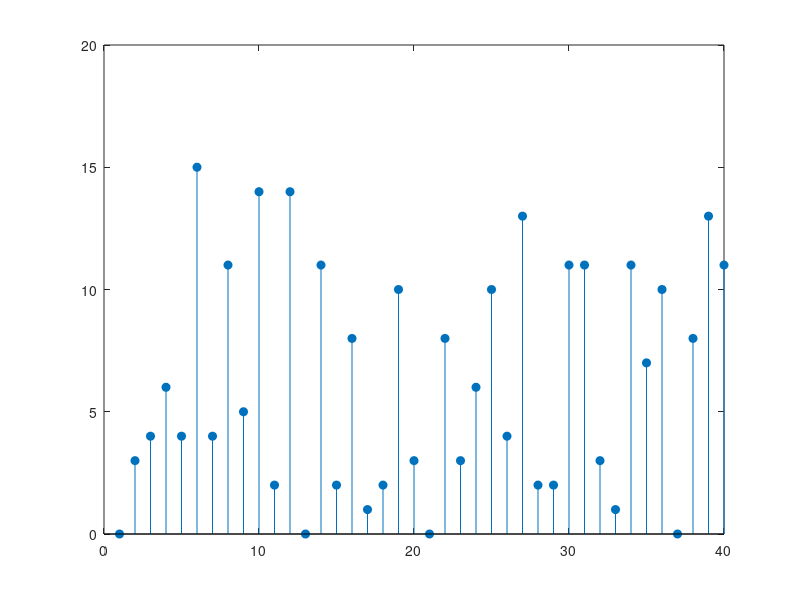
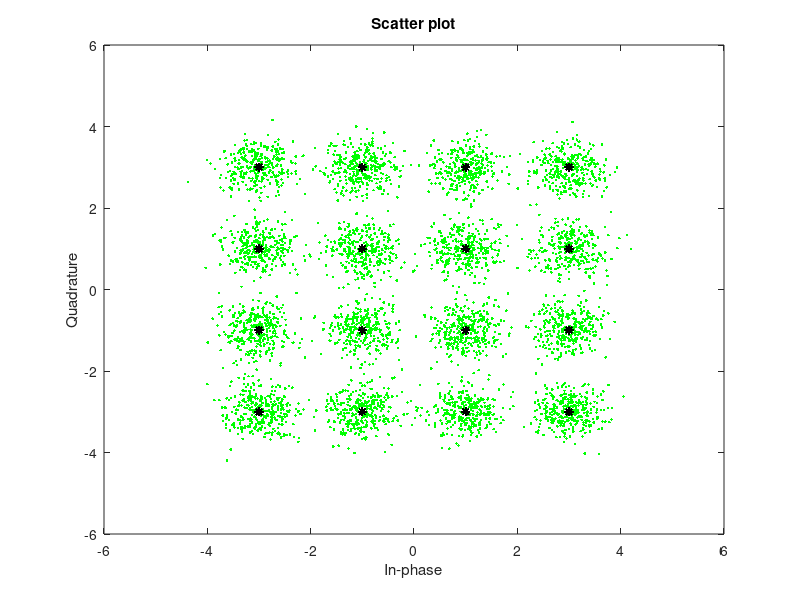

Write the MATLAB code that produced these figures, in order.
M=16;
EbNo = 10;
N=3e4;
x = randi([0,M-1],N,1);
k = log2(M);
nsamp = 1;
snr = EbNo +10*log10(k) - 10*log10(nsamp);

figure;
stem(x(1:40),'filled');

tx = qammod(x, M,'Gray');
rx = awgn(tx, snr,'measured');
rx_demod = qamdemod( rx, M, 'Gray' );
[num_err,err] = biterr(x,rx_demod);

figure;
hh = scatterplot(rx(1:nsamp*5e3),nsamp,0,'g.');
hold on;
scatterplot(tx(1:5e3),1,0,'k*',hh);
hold off;
